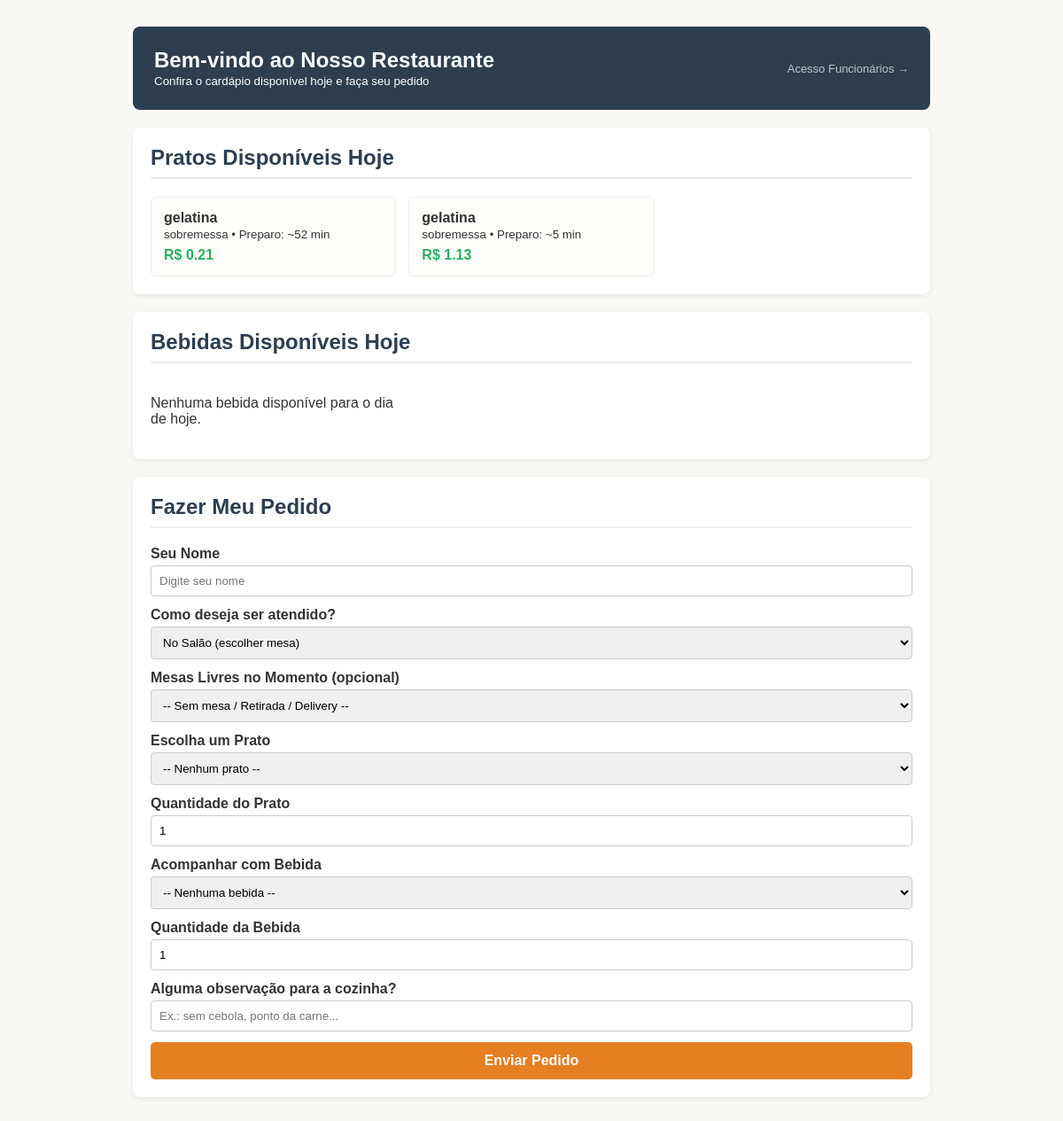
The page /cliente/ on the database as committed earlier.
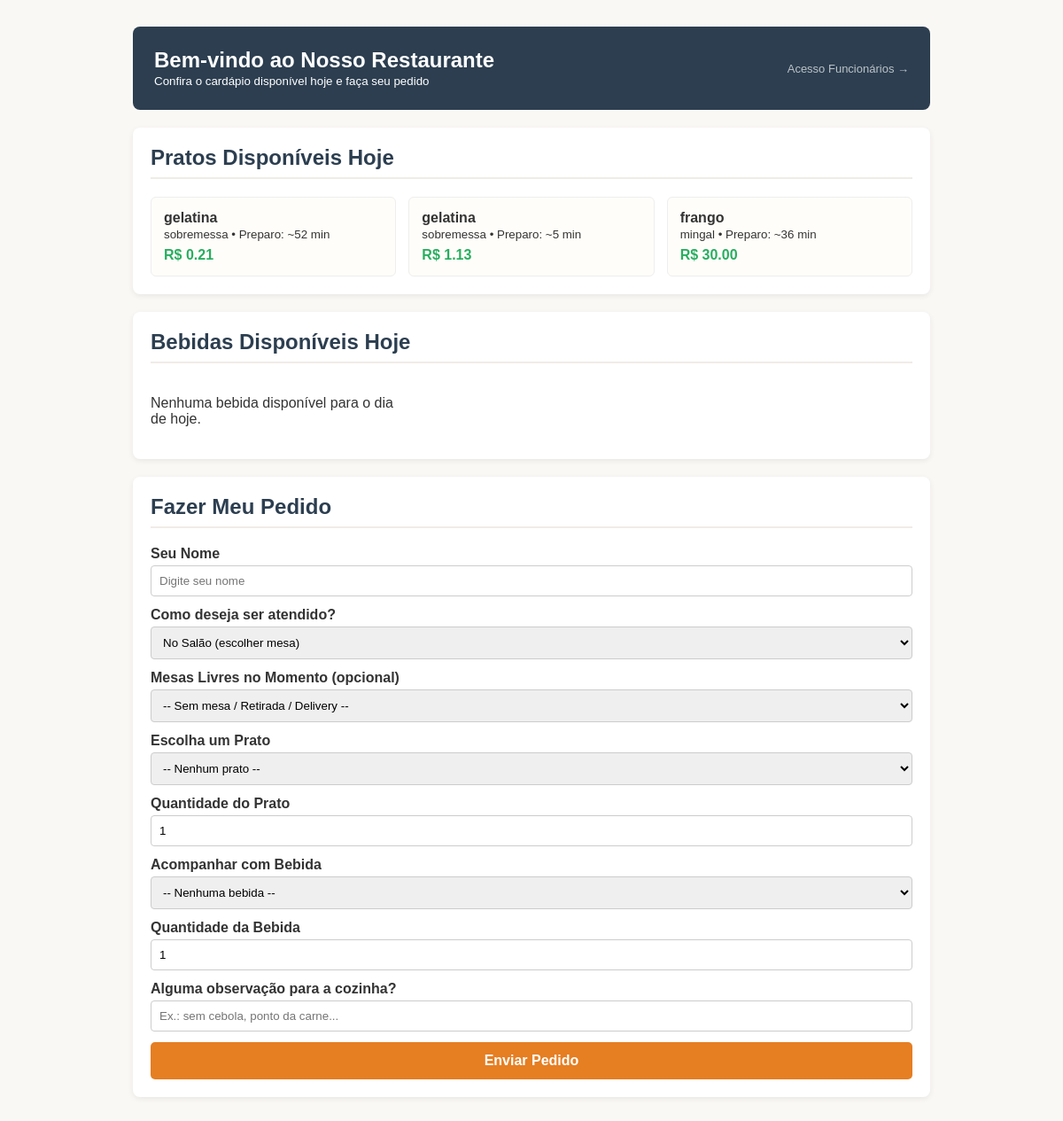
The same page on the database as committed later.
### cardapio/models.py (models this page shows, shortened)
class ItemCardapio(models.Model):
    nome = models.CharField(max_length=100)
    preco = models.DecimalField(max_digits=10, decimal_places=2)
    dias_disponiveis = models.JSONField(default=list)
    def __init__(self, *args, **kwargs):
        super().__init__(*args, **kwargs)
        self.__desconto_percentual = Decimal("0.00")
    @property
    def desconto_percentual(self) -> Decimal:
        return self.__desconto_percentual
    def preco_efetivo(self) -> Decimal:
        fator = Decimal("1.00") - (self.__desconto_percentual / Decimal("100.00"))
        return (self.preco * fator).quantize(Decimal("0.01"))
    def esta_disponivel_hoje(self, dia_semana: str | None = None) -> bool:
        if not self.dias_disponiveis:
            return True
        dia_alvo = dia_semana or DIAS_SEMANA_PT[timezone.localdate().weekday()]
        return dia_alvo in self.dias_disponiveis

class Prato(ItemCardapio):
    categoria = models.CharField(max_length=50)
    tempo_preparo_minutos = models.IntegerField()
    def esta_disponivel_hoje(self, dia_semana: str | None = None) -> bool:
        return super().esta_disponivel_hoje(dia_semana)

class ItemCardapio(models.Model):
    nome = models.CharField(max_length=100)
    preco = models.DecimalField(max_digits=10, decimal_places=2)
    dias_disponiveis = models.JSONField(default=list)
    def __init__(self, *args, **kwargs):
        super().__init__(*args, **kwargs)
        self.__desconto_percentual = Decimal("0.00")
    @property
    def desconto_percentual(self) -> Decimal:
        return self.__desconto_percentual
    def preco_efetivo(self) -> Decimal:
        fator = Decimal("1.00") - (self.__desconto_percentual / Decimal("100.00"))
        return (self.preco * fator).quantize(Decimal("0.01"))
    def esta_disponivel_hoje(self, dia_semana: str | None = None) -> bool:
        if not self.dias_disponiveis:
            return True
        dia_alvo = dia_semana or DIAS_SEMANA_PT[timezone.localdate().weekday()]
        return dia_alvo in self.dias_disponiveis

### cardapio/views.py (the view, shortened to what this page needs)
# urls.py: path("cliente/", views.portal_clientes, name="portal_clientes"),
def portal_clientes(request):
    pratos_hoje = [p for p in Prato.objects.all() if p.esta_disponivel_hoje()]
    bebidas_hoje = [b for b in Bebida.objects.all() if b.esta_disponivel_hoje()]
    mesas_livres = Mesa.objects.select_related("regiao").filter(ocupada=False).order_by("numero")
    pedido_criado = None
    alerta_bebida = None
    contexto = {
        "pratos_hoje": pratos_hoje,
        "bebidas_hoje": bebidas_hoje,
        "mesas_livres": mesas_livres,
        "pedido_criado": pedido_criado,
        "alerta_bebida": alerta_bebida,
    }
    return render(request, "portal/portal_clientes.html", contexto)

### cardapio/templates/portal/portal_clientes.html (shortened to what this page needs)
<!DOCTYPE html>
<html lang="pt-br">
<head>
</head>
<body>
<div class="container">
    <div class="header">
        <div>
            <h1>Bem-vindo ao Nosso Restaurante</h1>
            <small>Confira o cardápio disponível hoje e faça seu pedido</small>
        </div>
        <a href="{% url 'portal_funcionarios' %}" class="link-equipe">Acesso Funcionários &rarr;</a>
    </div>
    <div class="card">
        <h2>Pratos Disponíveis Hoje</h2>
        <div class="grid">
            {% for prato in pratos_hoje %}
                <div class="item-card">
                    <strong>{{ prato.nome }}</strong><br>
                    <small>{{ prato.categoria }} • Preparo: ~{{ prato.tempo_preparo_minutos }} min</small>
                    <div class="preco">R$ {{ prato.preco_efetivo|floatformat:2 }}</div>
                </div>
            {% empty %}
                <p>Nenhum prato disponível para o dia de hoje.</p>
            {% endfor %}
        </div>
    </div>
    <div class="card">
        <h2>Bebidas Disponíveis Hoje</h2>
        <div class="grid">
            {% for bebida in bebidas_hoje %}
                <div class="item-card">
                    <strong>{{ bebida.nome }}</strong><br>
                    <small>{{ bebida.volume_ml }} ml • {% if bebida.eh_alcoolica %}Alcoólica{% else %}Sem álcool{% endif %}</small>
                    <div class="preco">R$ {{ bebida.preco_efetivo|floatformat:2 }}</div>
                </div>
            {% empty %}
                <p>Nenhuma bebida disponível para o dia de hoje.</p>
            {% endfor %}
        </div>
    </div>
    <div class="card">
        <h2>Fazer Meu Pedido</h2>
        <form method="post">
            <div class="campo">
                <label for="cliente_nome">Seu Nome</label>
                <input type="text" name="cliente_nome" id="cliente_nome" required placeholder="Digite seu nome">
            </div>
            <div class="campo">
                <label for="modalidade_atendimento">Como deseja ser atendido?</label>
                <select name="modalidade_atendimento" id="modalidade_atendimento">
                    <option value="Salão">No Salão (escolher mesa)</option>
                </select>
            </div>
            <div class="campo">
                <label for="mesa_id">Mesas Livres no Momento (opcional)</label>
                <select name="mesa_id" id="mesa_id">
                    <option value="">-- Sem mesa / Retirada / Delivery --</option>
                </select>
            </div>
            <div class="campo">
                <label for="prato_id">Escolha um Prato</label>
                <select name="prato_id" id="prato_id">
                    <option value="">-- Nenhum prato --</option>
                </select>
            </div>
            <div class="campo">
                <label for="qtd_prato">Quantidade do Prato</label>
                <input type="number" name="qtd_prato" id="qtd_prato" min="1" value="1">
            </div>
            <div class="campo">
                <label for="bebida_id">Acompanhar com Bebida</label>
                <select name="bebida_id" id="bebida_id">
                    <option value="">-- Nenhuma bebida --</option>
                </select>
            </div>
            <div class="campo">
                <label for="qtd_bebida">Quantidade da Bebida</label>
                <input type="number" name="qtd_bebida" id="qtd_bebida" min="1" value="1">
            </div>
            <div class="campo">
                <label for="observacao">Alguma observação para a cozinha?</label>
                <input type="text" name="observacao" id="observacao" placeholder="Ex.: sem cebola, ponto da carne...">
            </div>
            <button type="submit" class="btn-pedir">Enviar Pedido</button>
        </form>
    </div>
</div>
</body>
</html>

Rows that differ between the two databases and show on the page:
added Prato: nome "frango", categoria "mingal", tempo_preparo_minutos "36", preco_efetivo "30.00"
